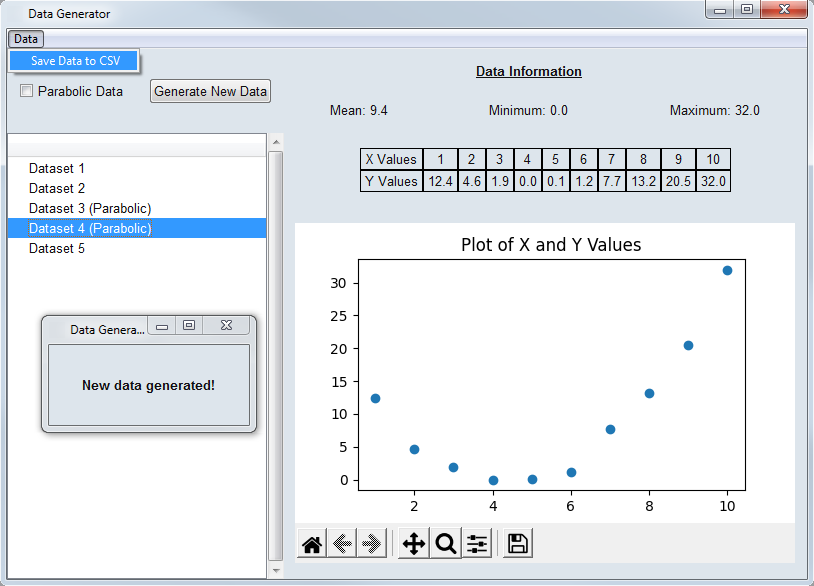

Write Python code to recreate this figure.
'''
Example easy_gui application.
'''
import sys; sys.path.insert(1, '..')  # Just enables below import of dev library as if normally installed
import easy_gui
import random
from matplotlib.figure import Figure


class GUI(easy_gui.EasyGUI):
    def __init__(self):
        self.title('Data Generator')
        self.geometry("800x550")

        self.configure_grid(['check   data_gen   info',
                                     'tree       tree        data',
                                     'tree       tree        plot'])

        self.parabolic = self.add_widget('checkbox', 'Parabolic Data', grid_area='check')
        self.add_widget('btn', 'Generate New Data', grid_area='data_gen', use_ttk=True, command_func=self.generate_data)
        self.add_key_trigger('new', self.generate_data)
        print('Also can generate new data by simply typing "new"!')

        info = self.add_section(grid_area='info')
        info.configure_grid([' .        title     . ',
                                     'mean   min  max'])
        info.add_widget('lbl', 'Data Information', underline=True, bold=True, grid_area='title')
        self.mean = info.add_widget('lbl', 'Mean:', grid_area='mean')
        self.min = info.add_widget('lbl', 'Minimum:', grid_area='min')
        self.max = info.add_widget('lbl', 'Maximum:', grid_area='max')

        self.tree = self.add_widget('tree', grid_area='tree', height=10)
        self.tree.bind_select(self.refresh_display)

        self.table = self.add_widget('table', rows=2, columns=11, border=True, grid_area='data')
        self.table[1, 1] = 'X Values'
        self.table[2, 1] = 'Y Values'

        self.plot = self.add_widget('matplotlib', grid_area='plot')

        self.add_menu(commands={}, cascades={'Data': {'Save Data to CSV': self.save_data}})

        self.data_sets = []  # store all generated datasets in this list
        self.generate_data()  # start with one initial dataset


    def current_data(self):
        name, x_vals, y_vals = [tup for tup in self.data_sets if tup[0] == self.tree.current_row['text']][0]
        return name, x_vals, y_vals

    def refresh_tree(self, *args):
        self.tree.clear()
        for name, x_vals, y_vals in self.data_sets:
            self.tree.insert_row(name)
        self.tree.select_first_row()
        self.refresh_display()

    def refresh_display(self, *args):
        name, x_vals, y_vals = self.current_data()

        # Update summary info at top
        self.mean.set(f'Mean: {round(sum(y_vals) / len(y_vals), 1)}')
        self.min.set(f'Minimum: {min(y_vals)}')
        self.max.set(f'Maximum: {max(y_vals)}')

        # Update table with current data
        for index, (x, y) in enumerate(zip(x_vals, y_vals)):
            self.table[1, index+2] = x
            self.table[2, index+2] = y

        # Update the plot
        fig = Figure(figsize=(5, 3), dpi=100)
        ax = fig.add_subplot(111)
        ax.set_title('Plot of X and Y Values')
        ax.scatter(x_vals, y_vals)
        self.plot.draw_plot(mpl_figure=fig)

    def generate_data(self, *args):
        x_vals = list(range(1, 11))
        if not self.parabolic.get():
            y_vals = [round(x + random.random() * 2, 1) for x in x_vals]
        else:
            y_vals = [round((x - 5 + random.random()) ** 2, 1) for x in x_vals]
        self.data_sets.append((f'Dataset {len(self.data_sets)+1}' + (' (Parabolic)' if self.parabolic.get() else ''), x_vals, y_vals))
        self.refresh_tree()

        with self.popup() as popup:
            popup.geometry('200x80')
            popup.add_widget('lbl', 'New data generated!', bold=True)

    def save_data(self, *args):
        with open('Moderate GUI Data.csv', 'w') as f:
            f.write('Dataset,X_Values,Y_Values\n')
            for name, x_vals, y_vals in self.data_sets:
                for x, y in zip(x_vals, y_vals):
                    f.write(f'{name},{x},{y}\n')
        print('Data saved to CSV file!')



if __name__ == '__main__':
    GUI()
